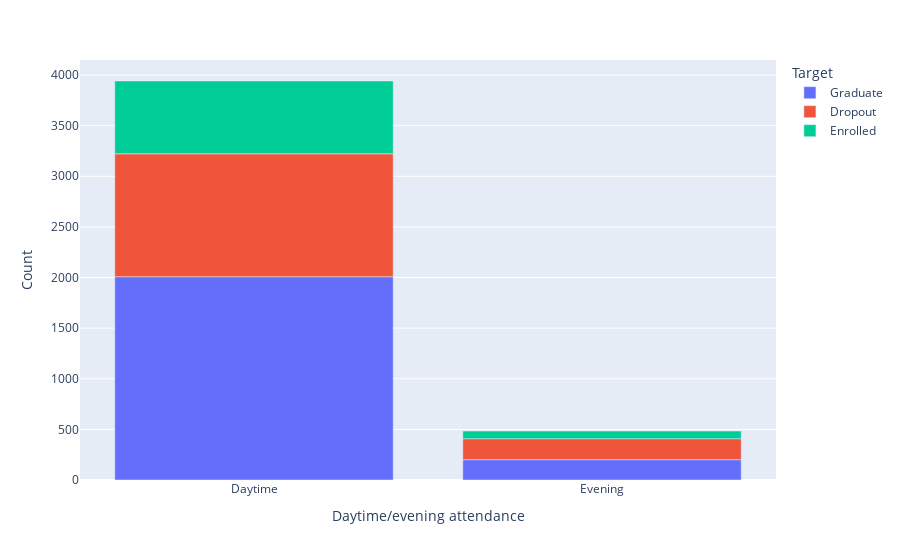

Source (notebook cell):
### Markdown cell above
No período do dia, graduam-se mais alunos, enquanto na noite há uma quantidade quase que igual entre abandonos e graduados.

### Code cell
px.bar(stu_periodo, x='Daytime/evening attendance\t', y='Count', color='Target')

### Figure 1 — Plotly figure (JSON) as saved in the notebook; plotly's stock layout.template omitted (floating-point values rounded to 4 significant figures)
{"data": [{"alignmentgroup": "True", "hovertemplate": "Target=Graduate<br>Daytime/evening attendance\t=%{x}<br>Count=%{y}<extra></extra>", "legendgroup": "Graduate", "marker": {"color": "#636efa", "pattern": {"shape": ""}}, "name": "Graduate", "offsetgroup": "Graduate", "orientation": "v", "showlegend": true, "textposition": "auto", "type": "bar", "x": ["Daytime", "Evening"], "xaxis": "x", "y": [2008, 201], "yaxis": "y"}, {"alignmentgroup": "True", "hovertemplate": "Target=Dropout<br>Daytime/evening attendance\t=%{x}<br>Count=%{y}<extra></extra>", "legendgroup": "Dropout", "marker": {"color": "#EF553B", "pattern": {"shape": ""}}, "name": "Dropout", "offsetgroup": "Dropout", "orientation": "v", "showlegend": true, "textposition": "auto", "type": "bar", "x": ["Daytime", "Evening"], "xaxis": "x", "y": [1214, 207], "yaxis": "y"}, {"alignmentgroup": "True", "hovertemplate": "Target=Enrolled<br>Daytime/evening attendance\t=%{x}<br>Count=%{y}<extra></extra>", "legendgroup": "Enrolled", "marker": {"color": "#00cc96", "pattern": {"shape": ""}}, "name": "Enrolled", "offsetgroup": "Enrolled", "orientation": "v", "showlegend": true, "textposition": "auto", "type": "bar", "x": ["Daytime", "Evening"], "xaxis": "x", "y": [719, 75], "yaxis": "y"}], "layout": {"autosize": true, "barmode": "relative", "legend": {"title": {"text": "Target"}, "tracegroupgap": 0}, "margin": {"t": 60}, "xaxis": {"anchor": "y", "autorange": true, "domain": [0, 1], "range": [-0.5, 1.5], "title": {"text": "Daytime/evening attendance\t"}, "type": "category"}, "yaxis": {"anchor": "x", "autorange": true, "domain": [0, 1], "range": [0, 4148.0], "title": {"text": "Count"}, "type": "linear"}}}
